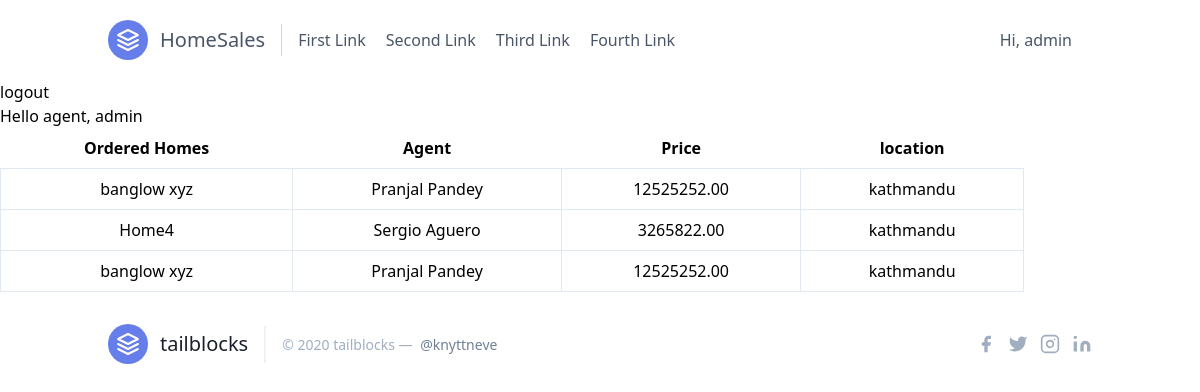
Screenshot of /dashboard/1/ (signed in) with the database file from the repository.
### sales/models.py (models this page shows, shortened)
class Contact(models.Model):
    user = models.ForeignKey(User, on_delete=models.CASCADE, default= '')
    home = models.ForeignKey(Home, on_delete=models.DO_NOTHING, default = '')
    name = models.CharField(max_length = 100, default='', blank=False)
    phone = models.CharField(max_length= 100, default = '', blank=False)
    home_selected = models.CharField(max_length= 100, default = '', blank=False)
    email = models.EmailField(blank= True)
    message = models.TextField(max_length=250, blank=True)

class Home(models.Model):
    agent = models.ForeignKey(Agent, on_delete = models.CASCADE)
    name = models.CharField(max_length = 100, default = '')
    location = models.CharField(max_length = 100, default = '')
    no_of_rooms = models.IntegerField(default=0)
    area = models.DecimalField(default=0, decimal_places=4, max_digits=19)
    price = models.DecimalField(default = 0, decimal_places=2, max_digits=19)
    image1 = models.ImageField(upload_to = "gallery", blank = False)
    image2 = models.ImageField(upload_to = "gallery", blank = True)
    image3 = models.ImageField(upload_to = "gallery", blank = True)

class Agent(models.Model):
    fname = models.CharField(max_length = 100, default='')
    lname = models.CharField(max_length = 100, default='')
    joined_date = models.DateTimeField(auto_now_add=True)
    image = models.ImageField(upload_to = "gallery", blank =True)
    house_sold = models.IntegerField(default=0)
    is_mvp = models.BooleanField(default=False)
    def __str__(self):
        return self.fname +' '+ self.lname

### sales/views.py (the view)
# urls.py: path('dashboard/<int:pk>/', views.dashboard, name = 'dashboard'),
def dashboard(request, pk):
    orders = Contact.objects.filter(user = request.user).order_by('-id')
    return render(request, 'sales/dashboard.html', {
        'orders': orders
    })

### sales/templates/sales/dashboard.html
{% extends 'sales/base.html' %}
{% block content %}
<a href="{% url 'logout' %}">logout</a>
{% if request.user.groups %}
    <p>Hello agent, {{request.user}}</p>
{% endif  %}
<div class="container">
<table class="table-auto text-center w-full">
    <thead>
      <tr>
        <th class="px-4 py-2">Ordered Homes</th>
        <th class="px-4 py-2">Agent</th>
        <th class="px-4 py-2">Price</th>
        <th class="px-4 py-2">location</th>
      </tr>
    </thead>
    <tbody>
        {% for order in orders %}
      <tr>
        <td class="border px-4 py-2"><a href="{% url 'home-details' order.home.id %}">{{order.home_selected}}</a></td>
        <td class="border px-4 py-2"><a href="{% url 'individual-agent' order.home.agent.id %}">{{order.home.agent}}</a></td>
        <td class="border px-4 py-2">{{order.home.price}}</td>
        <td class="border px-4 py-2">{{order.home.location}}</td>
      </tr>
     {% endfor %}
    </tbody>
  </table>
</div>
{% endblock %}

### sales/templates/sales/navbar.html
<header class="text-gray-700 body-font">
    <div class="container mx-auto flex flex-wrap p-5 flex-col md:flex-row items-center">
      <a class="flex title-font font-medium items-center text-gray-900 mb-4 md:mb-0">
        <svg xmlns="http://www.w3.org/2000/svg" fill="none" stroke="currentColor" stroke-linecap="round" stroke-linejoin="round" stroke-width="2" class="w-10 h-10 text-white p-2 bg-indigo-500 rounded-full" viewBox="0 0 24 24">
          <path d="M12 2L2 7l10 5 10-5-10-5zM2 17l10 5 10-5M2 12l10 5 10-5"></path>
        </svg>
        <a href="{% url 'index' %}"><span class="ml-3 text-xl">HomeSales</span></a>
      </a>
      <nav class="md:mr-auto md:ml-4 md:py-1 md:pl-4 md:border-l md:border-gray-400	flex flex-wrap items-center text-base justify-center">
        <a class="mr-5 hover:text-gray-900" href="#">First Link</a>
        <a class="mr-5 hover:text-gray-900" href="#">Second Link</a>
        <a class="mr-5 hover:text-gray-900" href="#">Third Link</a>
        <a class="mr-5 hover:text-gray-900" href="#">Fourth Link</a>
      </nav>
      {% if not user.is_authenticated %}
      <button class="inline-flex items-center bg-gray-200 border-0 py-1 px-3 focus:outline-none hover:bg-gray-300 rounded text-base mt-4 md:mt-0"><a href="{% url 'login' %}">Login</a>
        <svg fill="none" stroke="currentColor" stroke-linecap="round" stroke-linejoin="round" stroke-width="2" class="w-4 h-4 ml-1" viewBox="0 0 24 24">
          <path d="M5 12h14M12 5l7 7-7 7"></path>
        </svg>
      </button>
      {% else %}
      <a class="mr-5 hover:text-gray-900" href="{% url 'dashboard' request.user.id %}">Hi, {{request.user.username}}</a>
      {% endif %}
    </div>
  </header>

### rows the page displays
Contact: home_selected "banglow xyz", home.agent "Pranjal Pandey", home.price "12525252.00", home.location "kathmandu"
Contact: home_selected "Home4", home.agent "Sergio Aguero", home.price "3265822.00", home.location "kathmandu"
Contact: home_selected "banglow xyz", home.agent "Pranjal Pandey", home.price "12525252.00", home.location "kathmandu"

### other values shown
{{ request.user.username }} "admin"
{{ request.user }} "admin"
